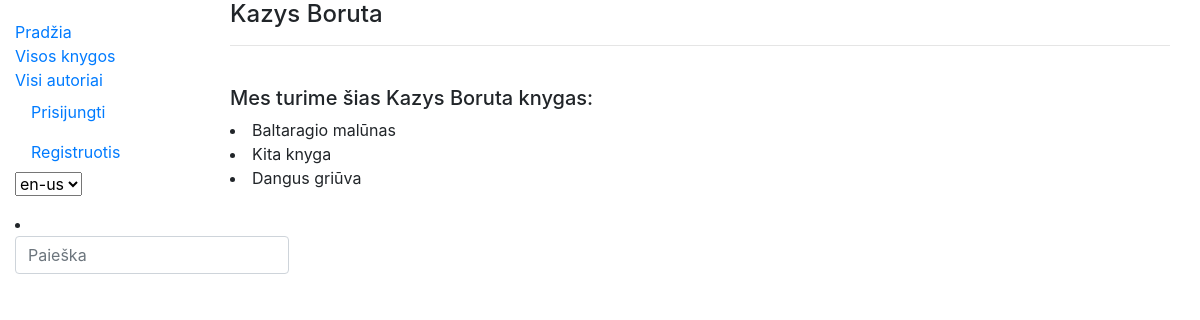
Screenshot of /library/authors/2 with the database file from the repository.
### library/models.py (models this page shows, shortened)
class Author(models.Model):
    first_name = models.CharField('Vardas', max_length=100)
    last_name = models.CharField('Pavardė', max_length=100)
    description = HTMLField('Aprašymas', null=True)
    def display_books(self):
        return ', '.join(book.title for book in self.books.all()[:3])
    display_books.short_description = 'Knygos'
    class Meta:
        ordering = ['last_name', 'first_name']
        verbose_name = 'Autorius'
        verbose_name_plural = 'Autoriai'

class Book(models.Model):
    title = models.CharField(_('Title'), max_length=200)
    author = models.ForeignKey('Author', on_delete=models.SET_NULL, null=True, related_name='books')
    summary = models.TextField(_('Summary'), max_length=1000, help_text=_('Shot book summary'))
    isbn = models.CharField('ISBN', max_length=13,
                            help_text='13 Simbolių <a href="https://www.isbn-international.org/content/what-isbn">ISBN kodas</a>')
    genre = models.ManyToManyField(Genre, help_text=_('Please choose genres'))
    cover = models.ImageField(_('Cover'), upload_to='covers', null=True)
    def display_genre(self):
        return ', '.join(genre.name for genre in self.genre.all()[:3])
    display_genre.short_description = 'Žanras'
    class Meta:
        verbose_name = 'Knyga'
        verbose_name_plural = 'Knygos'

### library/views.py (the view)
# urls.py: path('authors/<int:author_id>', views.author, name='author'),
def author(request, author_id):
    single_author = get_object_or_404(Author, pk=author_id)
    return render(request, 'author.html', {'author': single_author})

### library/templates/author.html (shortened to what this page needs)
{% extends "base.html" %}
{% block content %}
    <div class="container author">
    <h4>{{ author.first_name }} {{ author.last_name }}</h4>
    <hr/>
    <h5>Mes turime šias {{ author.first_name }} {{ author.last_name }} knygas:</h5>
    {% for i in author.books.all %}
       <li>{{ i.title }}</li>
    {% endfor %}
    </div>
{% endblock %}

### rows the page displays
Author: first_name "Kazys", last_name "Boruta"
Book: title "Baltaragio malūnas"
Book: title "Kita knyga"
Book: title "Dangus griūva"

### other values shown
form field language "en-us"
